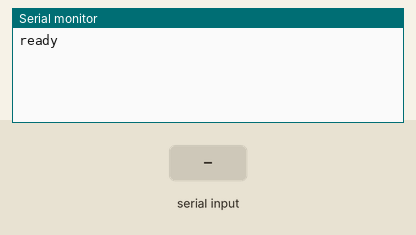
Bench run of a sketch on a simulated Arduino Uno, built with avr-gcc and run on an emulated ATmega328P. Shown: the last lines printed to the serial monitor. Inputs (shaded band) come from the test bench.

Above: at 1.2 s.
1.3 s: "1\n" received over Serial
At 1.8 s:
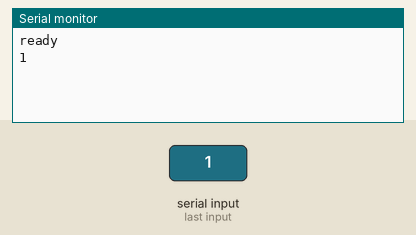
2.8 s: "0\n" received over Serial
At 4.0 s:
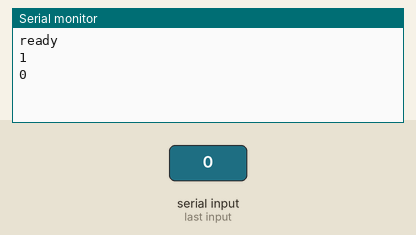
4.3 s: "2\n" received over Serial
At 5.2 s:
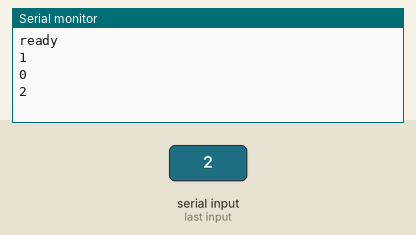

Measured:
- after the input at 1.3 s, the serial monitor: prints a new line at once (image 1)
- after the input at 2.8 s, the serial monitor: prints a new line at once (image 2)
- after the input at 4.3 s, the serial monitor: prints a new line at once (image 3)

The sketch:

Serial_readStringUntil.ino
```cpp
//Serial.available()
//Serial.readStringUntil() - Read is as string.

String abc;

void setup() {
  Serial.begin(9600);
  Serial.println("ready");
}

void loop() {
  if (Serial.available() > 0) //if serial monitor receives anything
  {
    abc = Serial.readStringUntil('\n');
    //It will be readed as String before the new line as it stated '\n'
    Serial.println(abc);
  }
}
```
